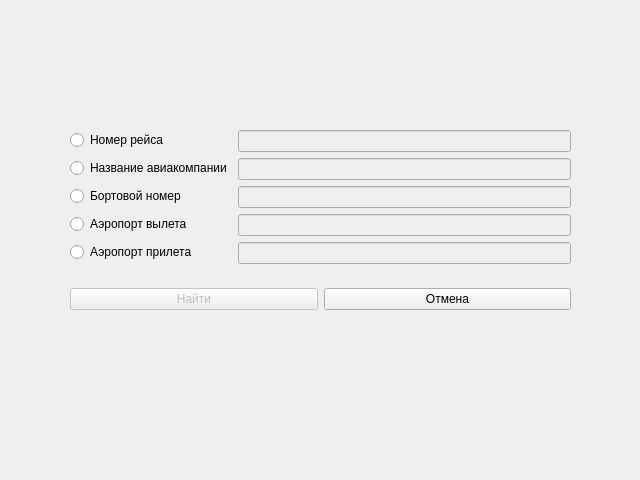
<?xml version="1.0" encoding="UTF-8"?>
<ui version="4.0">
 <class>searchModal</class>
 <widget class="QDialog" name="searchModal">
  <property name="geometry">
   <rect>
    <x>0</x>
    <y>0</y>
    <width>640</width>
    <height>480</height>
   </rect>
  </property>
  <property name="windowTitle">
   <string>Dialog</string>
  </property>
  <widget class="QWidget" name="layoutWidget">
   <property name="geometry">
    <rect>
     <x>70</x>
     <y>130</y>
     <width>501</width>
     <height>180</height>
    </rect>
   </property>
   <layout class="QVBoxLayout" name="verticalLayout">
    <item>
     <layout class="QFormLayout" name="formLayout">
      <item row="0" column="0">
       <widget class="QRadioButton" name="radioButton">
        <property name="text">
         <string>Номер рейса</string>
        </property>
       </widget>
      </item>
      <item row="0" column="1">
       <widget class="QLineEdit" name="lineEdit">
        <property name="enabled">
         <bool>false</bool>
        </property>
        <property name="maxLength">
         <number>7</number>
        </property>
       </widget>
      </item>
      <item row="1" column="0">
       <widget class="QRadioButton" name="radioButton_2">
        <property name="text">
         <string>Название авиакомпании</string>
        </property>
       </widget>
      </item>
      <item row="2" column="0">
       <widget class="QRadioButton" name="radioButton_3">
        <property name="text">
         <string>Бортовой номер</string>
        </property>
       </widget>
      </item>
      <item row="3" column="0">
       <widget class="QRadioButton" name="radioButton_4">
        <property name="text">
         <string>Аэропорт вылета</string>
        </property>
       </widget>
      </item>
      <item row="4" column="0">
       <widget class="QRadioButton" name="radioButton_5">
        <property name="text">
         <string>Аэропорт прилета</string>
        </property>
       </widget>
      </item>
      <item row="1" column="1">
       <widget class="QLineEdit" name="lineEdit_2">
        <property name="enabled">
         <bool>false</bool>
        </property>
        <property name="maxLength">
         <number>30</number>
        </property>
       </widget>
      </item>
      <item row="2" column="1">
       <widget class="QLineEdit" name="lineEdit_3">
        <property name="enabled">
         <bool>false</bool>
        </property>
        <property name="maxLength">
         <number>8</number>
        </property>
       </widget>
      </item>
      <item row="3" column="1">
       <widget class="QLineEdit" name="lineEdit_4">
        <property name="enabled">
         <bool>false</bool>
        </property>
        <property name="maxLength">
         <number>4</number>
        </property>
       </widget>
      </item>
      <item row="4" column="1">
       <widget class="QLineEdit" name="lineEdit_5">
        <property name="enabled">
         <bool>false</bool>
        </property>
        <property name="maxLength">
         <number>4</number>
        </property>
       </widget>
      </item>
     </layout>
    </item>
    <item>
     <layout class="QHBoxLayout" name="horizontalLayout">
      <item>
       <widget class="QPushButton" name="find">
        <property name="enabled">
         <bool>false</bool>
        </property>
        <property name="text">
         <string>Найти</string>
        </property>
       </widget>
      </item>
      <item>
       <widget class="QPushButton" name="cancel">
        <property name="text">
         <string>Отмена</string>
        </property>
       </widget>
      </item>
     </layout>
    </item>
   </layout>
  </widget>
 </widget>
 <resources/>
 <connections/>
</ui>
